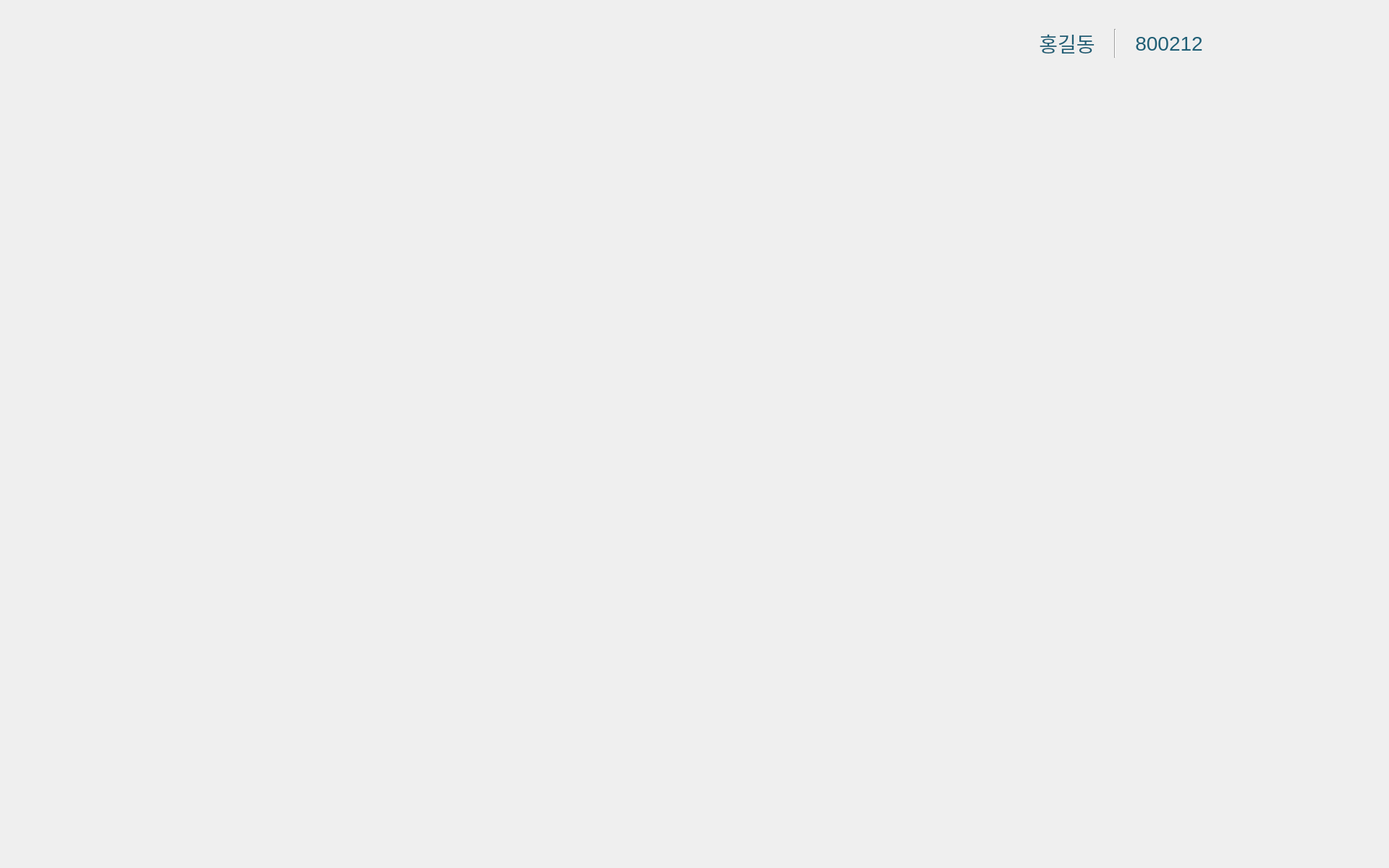
<?xml version="1.0" encoding="UTF-8"?>
<ui version="4.0">
 <class>MainWindow</class>
 <widget class="QMainWindow" name="MainWindow">
  <property name="geometry">
   <rect>
    <x>0</x>
    <y>0</y>
    <width>1920</width>
    <height>1200</height>
   </rect>
  </property>
  <property name="sizePolicy">
   <sizepolicy hsizetype="Maximum" vsizetype="Maximum">
    <horstretch>0</horstretch>
    <verstretch>0</verstretch>
   </sizepolicy>
  </property>
  <property name="maximumSize">
   <size>
    <width>1920</width>
    <height>1200</height>
   </size>
  </property>
  <property name="font">
   <font>
    <family>Malgun Gothic</family>
    <pointsize>16</pointsize>
   </font>
  </property>
  <property name="focusPolicy">
   <enum>Qt::FocusPolicy::NoFocus</enum>
  </property>
  <property name="windowTitle">
   <string>Digital Olfaction Solution</string>
  </property>
  <property name="styleSheet">
   <string notr="true"/>
  </property>
  <property name="toolButtonStyle">
   <enum>Qt::ToolButtonStyle::ToolButtonIconOnly</enum>
  </property>
  <widget class="QWidget" name="centralwidget">
   <widget class="QLabel" name="label_background">
    <property name="geometry">
     <rect>
      <x>0</x>
      <y>0</y>
      <width>1920</width>
      <height>1200</height>
     </rect>
    </property>
    <property name="sizePolicy">
     <sizepolicy hsizetype="Expanding" vsizetype="Expanding">
      <horstretch>0</horstretch>
      <verstretch>0</verstretch>
     </sizepolicy>
    </property>
    <property name="maximumSize">
     <size>
      <width>1920</width>
      <height>1200</height>
     </size>
    </property>
    <property name="font">
     <font>
      <family>맑은 고딕</family>
      <pointsize>64</pointsize>
      <bold>true</bold>
     </font>
    </property>
    <property name="styleSheet">
     <string notr="true">QLabel{
	image : url(./ui/images/menu_locale/bg.png);
}</string>
    </property>
    <property name="text">
     <string/>
    </property>
    <property name="alignment">
     <set>Qt::AlignmentFlag::AlignCenter</set>
    </property>
   </widget>
   <widget class="QPushButton" name="ui_menu_btn_settings">
    <property name="geometry">
     <rect>
      <x>1707</x>
      <y>13</y>
      <width>96</width>
      <height>96</height>
     </rect>
    </property>
    <property name="sizePolicy">
     <sizepolicy hsizetype="Preferred" vsizetype="Preferred">
      <horstretch>0</horstretch>
      <verstretch>0</verstretch>
     </sizepolicy>
    </property>
    <property name="minimumSize">
     <size>
      <width>40</width>
      <height>40</height>
     </size>
    </property>
    <property name="maximumSize">
     <size>
      <width>16777215</width>
      <height>16777215</height>
     </size>
    </property>
    <property name="font">
     <font>
      <family>Malgun Gothic</family>
      <pointsize>12</pointsize>
     </font>
    </property>
    <property name="styleSheet">
     <string notr="true">QPushButton{
	background-image : url(./ui/images/common/btn_setting.png);
	border : 0px;
}

QPushButton::hover{
	background-image : url(./ui/images/common/btn_setting_over.png);
	border : 0px;
}</string>
    </property>
    <property name="text">
     <string/>
    </property>
   </widget>
   <widget class="QPushButton" name="ui_menu_btn_quit">
    <property name="geometry">
     <rect>
      <x>1807</x>
      <y>13</y>
      <width>96</width>
      <height>96</height>
     </rect>
    </property>
    <property name="sizePolicy">
     <sizepolicy hsizetype="Preferred" vsizetype="Preferred">
      <horstretch>0</horstretch>
      <verstretch>0</verstretch>
     </sizepolicy>
    </property>
    <property name="minimumSize">
     <size>
      <width>40</width>
      <height>40</height>
     </size>
    </property>
    <property name="maximumSize">
     <size>
      <width>16777215</width>
      <height>16777215</height>
     </size>
    </property>
    <property name="font">
     <font>
      <family>Malgun Gothic</family>
      <pointsize>12</pointsize>
     </font>
    </property>
    <property name="styleSheet">
     <string notr="true">QPushButton{
	background-image : url(./ui/images/common/btn_logout.png);
	border : 0px;
}

QPushButton::hover{
	background-image : url(./ui/images/common/btn_logout_over.png);
	border : 0px;
}</string>
    </property>
    <property name="text">
     <string/>
    </property>
   </widget>
   <widget class="QPushButton" name="ui_menu_btn_test_threshold">
    <property name="geometry">
     <rect>
      <x>207</x>
      <y>257</y>
      <width>700</width>
      <height>310</height>
     </rect>
    </property>
    <property name="sizePolicy">
     <sizepolicy hsizetype="Minimum" vsizetype="Minimum">
      <horstretch>0</horstretch>
      <verstretch>0</verstretch>
     </sizepolicy>
    </property>
    <property name="font">
     <font>
      <family>Malgun Gothic</family>
      <pointsize>36</pointsize>
     </font>
    </property>
    <property name="styleSheet">
     <string notr="true">QPushButton{
	background-image : url(./ui/images/menu_locale/btn_menu01.png);
	border : 0px;
}

QPushButton::hover{
	background-image : url(./ui/images/menu_locale/btn_menu01_over.png);
	border : 0px;
}</string>
    </property>
    <property name="text">
     <string/>
    </property>
   </widget>
   <widget class="QPushButton" name="ui_menu_btn_test_discrimination">
    <property name="geometry">
     <rect>
      <x>1013</x>
      <y>257</y>
      <width>700</width>
      <height>310</height>
     </rect>
    </property>
    <property name="sizePolicy">
     <sizepolicy hsizetype="Minimum" vsizetype="Minimum">
      <horstretch>0</horstretch>
      <verstretch>0</verstretch>
     </sizepolicy>
    </property>
    <property name="font">
     <font>
      <family>맑은 고딕</family>
      <pointsize>36</pointsize>
     </font>
    </property>
    <property name="styleSheet">
     <string notr="true">QPushButton{
	background-image : url(./ui/images/menu_locale/btn_menu02.png);
	border : 0px;
}

QPushButton::hover{
	background-image : url(./ui/images/menu_locale/btn_menu02_over.png);
	border : 0px;
}</string>
    </property>
    <property name="text">
     <string/>
    </property>
   </widget>
   <widget class="QPushButton" name="ui_menu_btn_test_results">
    <property name="geometry">
     <rect>
      <x>1013</x>
      <y>623</y>
      <width>700</width>
      <height>310</height>
     </rect>
    </property>
    <property name="sizePolicy">
     <sizepolicy hsizetype="Minimum" vsizetype="Minimum">
      <horstretch>0</horstretch>
      <verstretch>0</verstretch>
     </sizepolicy>
    </property>
    <property name="font">
     <font>
      <family>Malgun Gothic</family>
      <pointsize>36</pointsize>
     </font>
    </property>
    <property name="styleSheet">
     <string notr="true">QPushButton{
	background-image : url(./ui/images/menu_locale/btn_menu04.png);
	border : 0px;
}

QPushButton::hover{
	background-image : url(./ui/images/menu_locale/btn_menu04_over.png);
	border : 0px;
}</string>
    </property>
    <property name="text">
     <string/>
    </property>
   </widget>
   <widget class="QPushButton" name="pb_test">
    <property name="geometry">
     <rect>
      <x>40</x>
      <y>30</y>
      <width>171</width>
      <height>61</height>
     </rect>
    </property>
    <property name="styleSheet">
     <string notr="true">QPushButton{
	border : 0px;
}</string>
    </property>
    <property name="text">
     <string/>
    </property>
   </widget>
   <widget class="QPushButton" name="ui_menu_btn_test_identification">
    <property name="geometry">
     <rect>
      <x>215</x>
      <y>380</y>
      <width>1516</width>
      <height>240</height>
     </rect>
    </property>
    <property name="sizePolicy">
     <sizepolicy hsizetype="Minimum" vsizetype="Minimum">
      <horstretch>0</horstretch>
      <verstretch>0</verstretch>
     </sizepolicy>
    </property>
    <property name="font">
     <font>
      <family>Malgun Gothic</family>
      <pointsize>36</pointsize>
     </font>
    </property>
    <property name="styleSheet">
     <string notr="true">QPushButton{
	background-image : url(./ui/images/menu_locale/btn_menu03.png);
	border : 0px;
}

QPushButton::hover{
	background-image : url(./ui/images/menu_locale/btn_menu03_over.png);
	border : 0px;
}</string>
    </property>
    <property name="text">
     <string/>
    </property>
   </widget>
   <widget class="QPushButton" name="ui_menu_btn_train_st">
    <property name="geometry">
     <rect>
      <x>100</x>
      <y>800</y>
      <width>1131</width>
      <height>240</height>
     </rect>
    </property>
    <property name="sizePolicy">
     <sizepolicy hsizetype="Minimum" vsizetype="Minimum">
      <horstretch>0</horstretch>
      <verstretch>0</verstretch>
     </sizepolicy>
    </property>
    <property name="font">
     <font>
      <family>맑은 고딕</family>
      <pointsize>36</pointsize>
     </font>
    </property>
    <property name="styleSheet">
     <string notr="true">QPushButton{
	background-image : url(./ui/images/menu_locale/btn_train_st.png);
	border : 0px;
}

QPushButton::hover{
	background-image : url(./ui/images/menu_locale/btn_train_st_over.png);
	border : 0px;
}</string>
    </property>
    <property name="text">
     <string/>
    </property>
   </widget>
   <widget class="QPushButton" name="ui_menu_btn_train_id">
    <property name="geometry">
     <rect>
      <x>215</x>
      <y>670</y>
      <width>1516</width>
      <height>240</height>
     </rect>
    </property>
    <property name="sizePolicy">
     <sizepolicy hsizetype="Minimum" vsizetype="Minimum">
      <horstretch>0</horstretch>
      <verstretch>0</verstretch>
     </sizepolicy>
    </property>
    <property name="font">
     <font>
      <family>맑은 고딕</family>
      <pointsize>36</pointsize>
     </font>
    </property>
    <property name="styleSheet">
     <string notr="true">QPushButton{
	background-image : url(./ui/images/menu_locale/btn_train_id.png);
	border : 0px;
}

QPushButton::hover{
	background-image : url(./ui/images/menu_locale/btn_train_id_over.png);
	border : 0px;
}</string>
    </property>
    <property name="text">
     <string/>
    </property>
   </widget>
   <widget class="QWidget" name="widget" native="true">
    <property name="geometry">
     <rect>
      <x>1410</x>
      <y>35</y>
      <width>280</width>
      <height>50</height>
     </rect>
    </property>
    <property name="sizePolicy">
     <sizepolicy hsizetype="Fixed" vsizetype="Fixed">
      <horstretch>0</horstretch>
      <verstretch>0</verstretch>
     </sizepolicy>
    </property>
    <property name="font">
     <font>
      <family>Malgun Gothic</family>
      <pointsize>16</pointsize>
     </font>
    </property>
    <property name="styleSheet">
     <string notr="true">QLabel{
	color : #205f76;
	font : 21pt;
}

Line{
	border : 0px;
	background-color : #205f76;
	margin : 8px 0px;
}</string>
    </property>
    <layout class="QHBoxLayout" name="horizontalLayout_4" stretch="2,1,1">
     <property name="spacing">
      <number>0</number>
     </property>
     <property name="leftMargin">
      <number>0</number>
     </property>
     <property name="topMargin">
      <number>5</number>
     </property>
     <property name="rightMargin">
      <number>0</number>
     </property>
     <property name="bottomMargin">
      <number>5</number>
     </property>
     <item>
      <widget class="QLabel" name="label_name">
       <property name="sizePolicy">
        <sizepolicy hsizetype="Fixed" vsizetype="Preferred">
         <horstretch>0</horstretch>
         <verstretch>0</verstretch>
        </sizepolicy>
       </property>
       <property name="minimumSize">
        <size>
         <width>0</width>
         <height>0</height>
        </size>
       </property>
       <property name="maximumSize">
        <size>
         <width>16777215</width>
         <height>16777215</height>
        </size>
       </property>
       <property name="font">
        <font>
         <pointsize>21</pointsize>
         <italic>false</italic>
         <bold>false</bold>
        </font>
       </property>
       <property name="text">
        <string>홍길동</string>
       </property>
       <property name="alignment">
        <set>Qt::AlignmentFlag::AlignCenter</set>
       </property>
       <property name="indent">
        <number>0</number>
       </property>
      </widget>
     </item>
     <item>
      <widget class="Line" name="line_1">
       <property name="sizePolicy">
        <sizepolicy hsizetype="Fixed" vsizetype="Expanding">
         <horstretch>0</horstretch>
         <verstretch>0</verstretch>
        </sizepolicy>
       </property>
       <property name="orientation">
        <enum>Qt::Orientation::Vertical</enum>
       </property>
      </widget>
     </item>
     <item>
      <widget class="QLabel" name="label_birth_date">
       <property name="sizePolicy">
        <sizepolicy hsizetype="Fixed" vsizetype="Preferred">
         <horstretch>0</horstretch>
         <verstretch>0</verstretch>
        </sizepolicy>
       </property>
       <property name="minimumSize">
        <size>
         <width>0</width>
         <height>0</height>
        </size>
       </property>
       <property name="maximumSize">
        <size>
         <width>16777215</width>
         <height>16777215</height>
        </size>
       </property>
       <property name="font">
        <font>
         <pointsize>21</pointsize>
         <italic>false</italic>
         <bold>false</bold>
        </font>
       </property>
       <property name="text">
        <string>800212</string>
       </property>
       <property name="alignment">
        <set>Qt::AlignmentFlag::AlignCenter</set>
       </property>
       <property name="margin">
        <number>0</number>
       </property>
       <property name="indent">
        <number>-1</number>
       </property>
      </widget>
     </item>
    </layout>
   </widget>
  </widget>
 </widget>
 <resources/>
 <connections/>
</ui>
